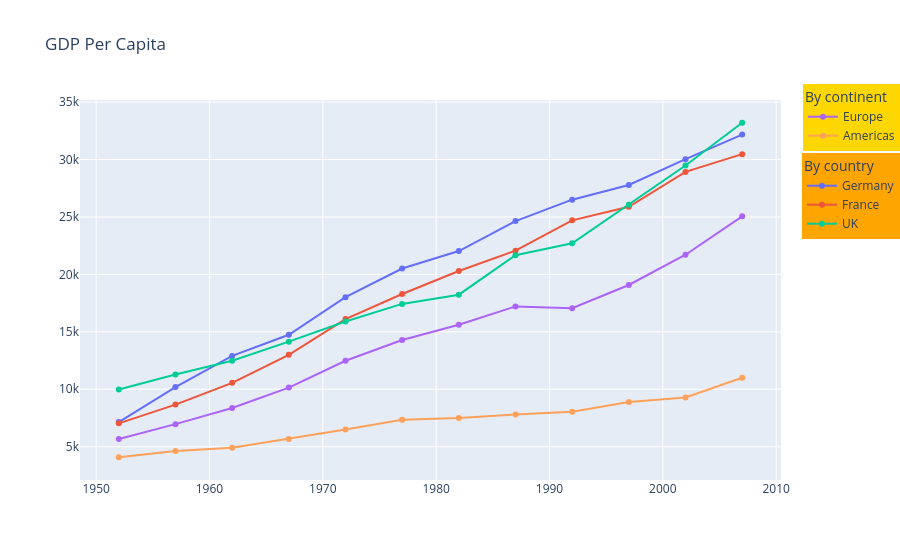

The code cell stored with this chart in its notebook:
### Code cell
import plotly.graph_objects as go
from plotly import data

df = data.gapminder()

df_germany = df.loc[(df.country.isin(["Germany"]))]
df_france = df.loc[(df.country.isin(["France"]))]
df_uk = df.loc[(df.country.isin(["United Kingdom"]))]


df_averages_europe = (
    df.loc[(df.continent.isin(["Europe"]))].groupby(by="year").mean(numeric_only=True)
)
df_averages_americas = (
    df.loc[(df.continent.isin(["Americas"]))].groupby(by="year").mean(numeric_only=True)
)


fig = go.Figure(
    data=[
        go.Scatter(x=df_germany.year, y=df_germany.gdpPercap, name="Germany"),
        go.Scatter(x=df_france.year, y=df_france.gdpPercap, name="France"),
        go.Scatter(x=df_uk.year, y=df_uk.gdpPercap, name="UK"),
        go.Scatter(
            x=df_averages_europe.index,
            y=df_averages_europe.gdpPercap,
            name="Europe",
            legend="legend2",
        ),
        go.Scatter(
            x=df_averages_americas.index,
            y=df_averages_americas.gdpPercap,
            name="Americas",
            legend="legend2",
        ),
    ],
    layout=dict(
        title=dict(
            text="GDP Per Capita"
        ),
        legend=dict(
            title=dict(
                text="By country"
            ),
            xref="container",
            yref="container",
            y=0.65,
            bgcolor="Orange"
        ),
        legend2=dict(
            title=dict(
                text="By continent"
            ),
            xref="container",
            yref="container",
            y=0.85,
            bgcolor="Gold",
            itemwidth=30
        ),
        annotations=[
        dict(
            x=1.05,
            y=0.5,
            xref='paper',
            yref='paper',
            text='<b>Custom Legend</b>',
            showarrow=False,
            font=dict(family="Calibri", size=12, color="black"),
            align='left'
        ),
        dict(
            x=1.05,
            y=0.45,
            xref='paper',
            yref='paper',
            text='Short Name<br>A Much Longer Legend Item Name',
            showarrow=False,
            font=dict(family="Calibri", size=12, color="black"),
            align='left'
        )]
    ),
)

fig.show()

### Figure 1 — Plotly figure (JSON) as saved in the notebook; plotly's stock layout.template omitted (floating-point values rounded to 4 significant figures)
{"data": [{"name": "Germany", "type": "scatter", "x": [1952, 1957, 1962, 1967, 1972, 1977, 1982, 1987, 1992, 1997, 2002, 2007], "y": [7144.0, 10190.0, 12900.0, 14750.0, 18020.0, 20510.0, 22030.0, 24640.0, 26510.0, 27790.0, 30040.0, 32170.0]}, {"name": "France", "type": "scatter", "x": [1952, 1957, 1962, 1967, 1972, 1977, 1982, 1987, 1992, 1997, 2002, 2007], "y": [7030.0, 8663.0, 10560.0, 13000.0, 16110.0, 18290.0, 20290.0, 22070.0, 24700.0, 25890.0, 28930.0, 30470.0]}, {"name": "UK", "type": "scatter", "x": [1952, 1957, 1962, 1967, 1972, 1977, 1982, 1987, 1992, 1997, 2002, 2007], "y": [9980.0, 11280.0, 12480.0, 14140.0, 15900.0, 17430.0, 18230.0, 21660.0, 22710.0, 26070.0, 29480.0, 33200.0]}, {"legend": "legend2", "name": "Europe", "type": "scatter", "x": [1952, 1957, 1962, 1967, 1972, 1977, 1982, 1987, 1992, 1997, 2002, 2007], "y": [5661.0, 6963.0, 8365.0, 10140.0, 12480.0, 14280.0, 15620.0, 17210.0, 17060.0, 19080.0, 21710.0, 25050.0]}, {"legend": "legend2", "name": "Americas", "type": "scatter", "x": [1952, 1957, 1962, 1967, 1972, 1977, 1982, 1987, 1992, 1997, 2002, 2007], "y": [4079.0, 4616.0, 4902.0, 5668.0, 6491.0, 7352.0, 7507.0, 7793.0, 8045.0, 8889.0, 9288.0, 11000.0]}], "layout": {"legend": {"bgcolor": "Orange", "title": {"text": "By country"}, "xref": "container", "y": 0.65, "yref": "container"}, "legend2": {"bgcolor": "Gold", "itemwidth": 30, "title": {"text": "By continent"}, "xref": "container", "y": 0.85, "yref": "container"}, "title": {"text": "GDP Per Capita"}}}
